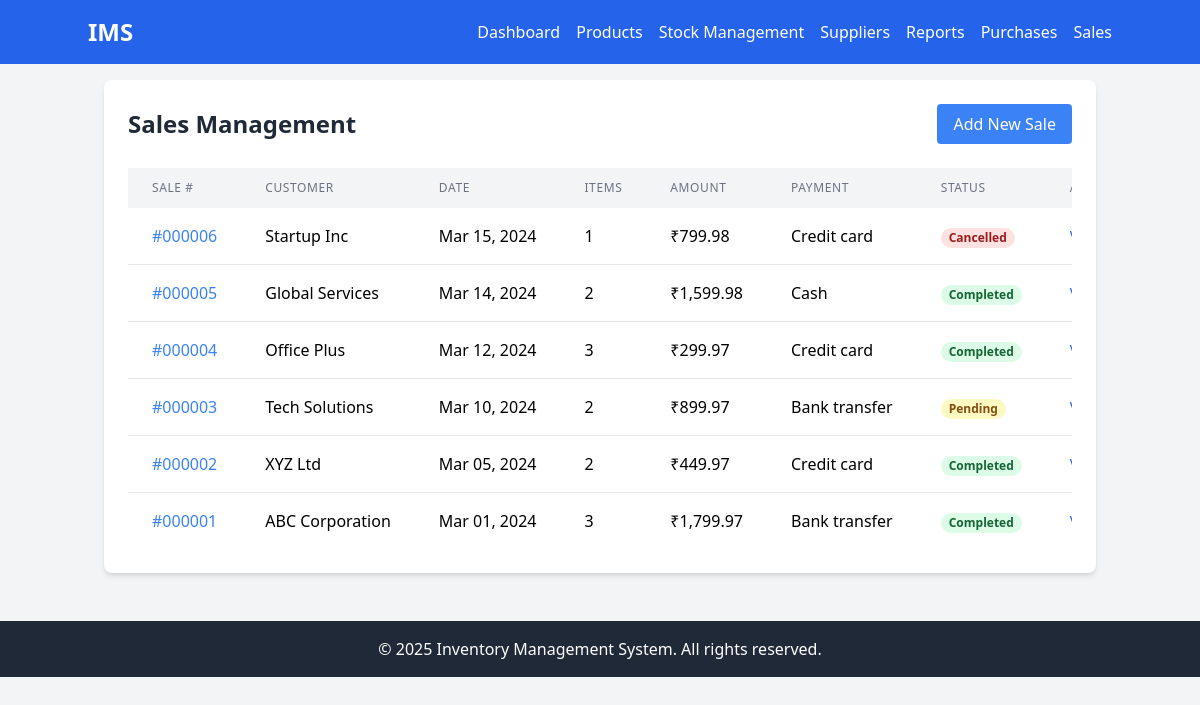
/sales/index.php, run on the app's committed database.
### tables this page shows
CREATE TABLE sales (
    id INT AUTO_INCREMENT PRIMARY KEY,
    sale_date DATE NOT NULL,
    customer_name VARCHAR(255) NOT NULL,
    customer_email VARCHAR(255),
    customer_phone VARCHAR(50),
    total_amount DECIMAL(10,2) NOT NULL,
    payment_method ENUM('cash', 'credit_card', 'bank_transfer') NOT NULL,
    status ENUM('completed', 'pending', 'cancelled') NOT NULL DEFAULT 'pending',
    notes TEXT,
    created_at TIMESTAMP DEFAULT CURRENT_TIMESTAMP
);

### sales/index.php (the view, shortened to what this page needs)
<?php
require_once '../includes/config.php';
require_once '../includes/header.php';
$sales = $conn->query("
    SELECT s.*,
           COUNT(si.id) as item_count
    FROM sales s
    LEFT JOIN sale_items si ON s.id = si.sale_id
    GROUP BY s.id
    ORDER BY s.sale_date DESC
");
?>
<div class="bg-white rounded-lg shadow-md p-6">
    <div class="flex justify-between items-center mb-6">
        <h1 class="text-2xl font-bold text-gray-800">Sales Management</h1>
        <a href="add.php" class="bg-blue-500 text-white px-4 py-2 rounded hover:bg-blue-600">Add New Sale</a>
    </div>
    <div class="overflow-x-auto">
        <table class="min-w-full bg-white">
            <thead>
                <tr class="bg-gray-100">
                    <th class="px-6 py-3 text-left text-xs font-medium text-gray-500 uppercase tracking-wider">Sale #</th>
                    <th class="px-6 py-3 text-left text-xs font-medium text-gray-500 uppercase tracking-wider">Customer</th>
                    <th class="px-6 py-3 text-left text-xs font-medium text-gray-500 uppercase tracking-wider">Date</th>
                    <th class="px-6 py-3 text-left text-xs font-medium text-gray-500 uppercase tracking-wider">Items</th>
                    <th class="px-6 py-3 text-left text-xs font-medium text-gray-500 uppercase tracking-wider">Amount</th>
                    <th class="px-6 py-3 text-left text-xs font-medium text-gray-500 uppercase tracking-wider">Payment</th>
                    <th class="px-6 py-3 text-left text-xs font-medium text-gray-500 uppercase tracking-wider">Status</th>
                    <th class="px-6 py-3 text-left text-xs font-medium text-gray-500 uppercase tracking-wider">Actions</th>
                </tr>
            </thead>
            <tbody class="divide-y divide-gray-200">
                <?php while ($sale = $sales->fetch_assoc()): ?>
                    <tr>
                        <td class="px-6 py-4 whitespace-nowrap">
                            <a href="view.php?id=<?php echo $sale['id']; ?>" class="text-blue-500 hover:text-blue-600">
                                #<?php echo str_pad($sale['id'], 6, '0', STR_PAD_LEFT); ?>
                            </a>
                        </td>
                        <td class="px-6 py-4 whitespace-nowrap"><?php echo htmlspecialchars($sale['customer_name']); ?></td>
                        <td class="px-6 py-4 whitespace-nowrap"><?php echo date('M d, Y', strtotime($sale['sale_date'])); ?></td>
                        <td class="px-6 py-4 whitespace-nowrap"><?php echo $sale['item_count']; ?></td>
                        <td class="px-6 py-4 whitespace-nowrap">₹<?php echo number_format($sale['total_amount'], 2); ?></td>
                        <td class="px-6 py-4 whitespace-nowrap"><?php echo ucfirst(str_replace('_', ' ', $sale['payment_method'])); ?></td>
                        <td class="px-6 py-4 whitespace-nowrap">
                            <span class="px-2 inline-flex text-xs leading-5 font-semibold rounded-full
                                <?php
                                echo match($sale['status']) {
                                    'completed' => 'bg-green-100 text-green-800',
                                    'cancelled' => 'bg-red-100 text-red-800',
                                    default => 'bg-yellow-100 text-yellow-800'
                                };
                                ?>">
                                <?php echo ucfirst($sale['status']); ?>
                            </span>
                        </td>
                        <td class="px-6 py-4 whitespace-nowrap text-sm font-medium">
                            <a href="view.php?id=<?php echo $sale['id']; ?>" class="text-blue-600 hover:text-blue-900 mr-3">View</a>
                        </td>
                    </tr>
                <?php endwhile; ?>
            </tbody>
        </table>
    </div>
</div>
<?php require_once '../includes/footer.php'; ?>

### data on the page
sales: id "000006", customer_name "Startup Inc", sale_date "Mar 15, 2024", item_count "1", total_amount "799.98", payment_method "Credit card", status "Cancelled"
sales: id "000005", customer_name "Global Services", sale_date "Mar 14, 2024", item_count "2", total_amount "1,599.98", payment_method "Cash", status "Completed"
sales: id "000004", customer_name "Office Plus", sale_date "Mar 12, 2024", item_count "3", total_amount "299.97", payment_method "Credit card", status "Completed"
sales: id "000003", customer_name "Tech Solutions", sale_date "Mar 10, 2024", item_count "2", total_amount "899.97", payment_method "Bank transfer", status "Pending"
sales: id "000002", customer_name "XYZ Ltd", sale_date "Mar 05, 2024", item_count "2", total_amount "449.97", payment_method "Credit card", status "Completed"
sales: id "000001", customer_name "ABC Corporation", sale_date "Mar 01, 2024", item_count "3", total_amount "1,799.97", payment_method "Bank transfer", status "Completed"
